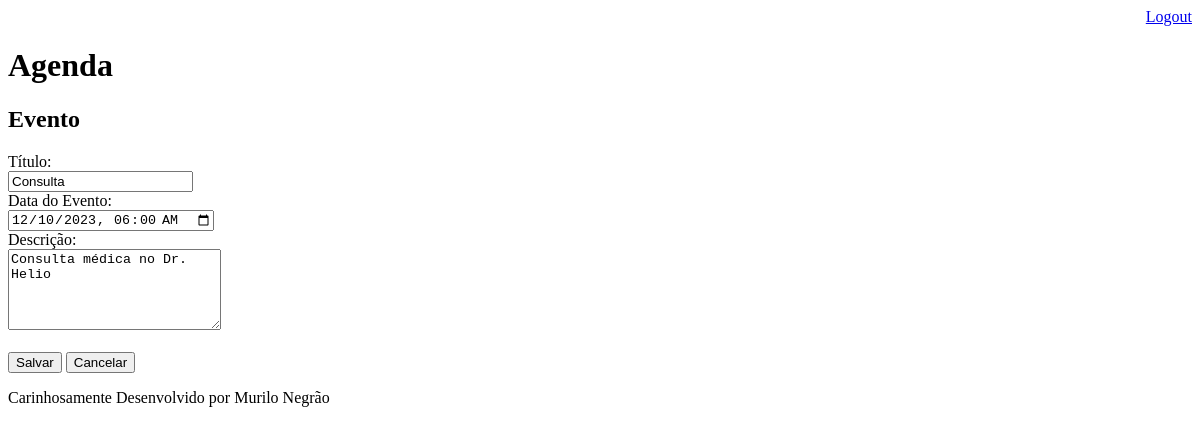
Before: /agenda/evento/?id=2 (signed in) with the older database file.
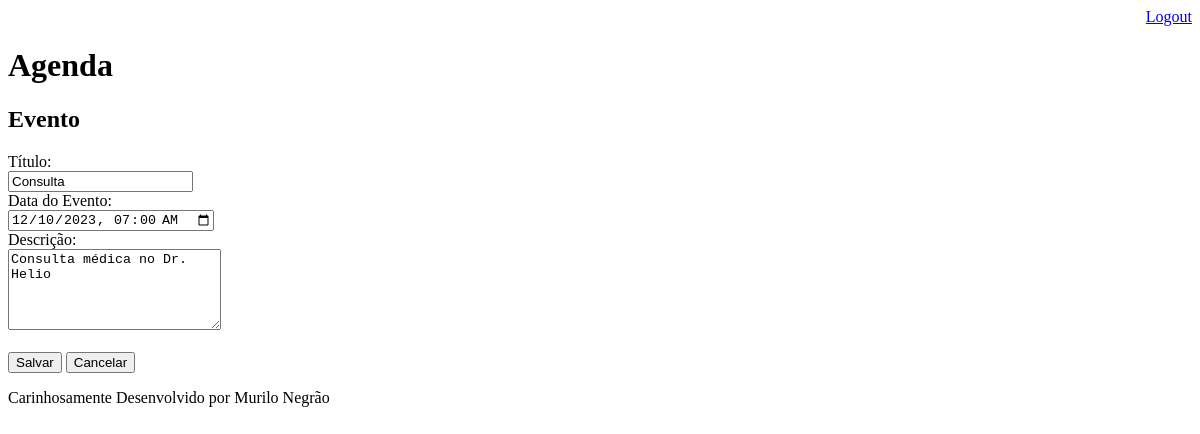
After: the same page with the newer database file.
### core/models.py (models this page shows, shortened)
class Evento(models.Model):
    titulo = models.CharField(max_length=100)
    descricao = models.TextField(blank=True, null=True)
    data_evento = models.DateTimeField(verbose_name="Data do Evento")
    data_criacao = models.DateTimeField(auto_now=True)
    usuario = models.ForeignKey(User, on_delete=models.CASCADE)
    class Meta:
        db_table = 'evento'
    def get_data_input_evento(self):
        return self.data_evento.strftime('%Y-%m-%dT%H:%M')

### core/views.py (the view)
# urls.py: path("agenda/evento/", views.evento),
@login_required(login_url='/login/')
def evento(request):
    id_evento = request.GET.get('id')
    dados = {}
    if id_evento:
        dados['evento'] = Evento.objects.get(id=id_evento)
    return render(request, 'evento.html', dados)

### templates/evento.html (shortened to what this page needs)
{% extends "model-page.html" %}
{% block content %}
<h2>Evento</h2>
<form action="submit" method="POST">{% csrf_token %}
    <label>Título:</label>
    <br>
    <input type="text" name="titulo" size="'23" value="{{ evento.titulo }}">
    <br>
    <label>Data do Evento:</label>
    <br>
    <input type="datetime-local" name="data_evento" value="{{ evento.get_data_input_evento }}">
    <br>
    <label>Descrição:</label>
    <br>
    <textarea name="descricao" rows="5" cols="24">{{ evento.descricao }}</textarea>
    <br><br>
    <button type="submit">Salvar</button>
    <a href="/">
        <button type="button">Cancelar</button>
    </a>
</form>
{% endblock %}

Changed rows visible on the page:
changed Evento "Consulta": data_evento "12/10/2023 06:00" → "12/10/2023 07:00"
